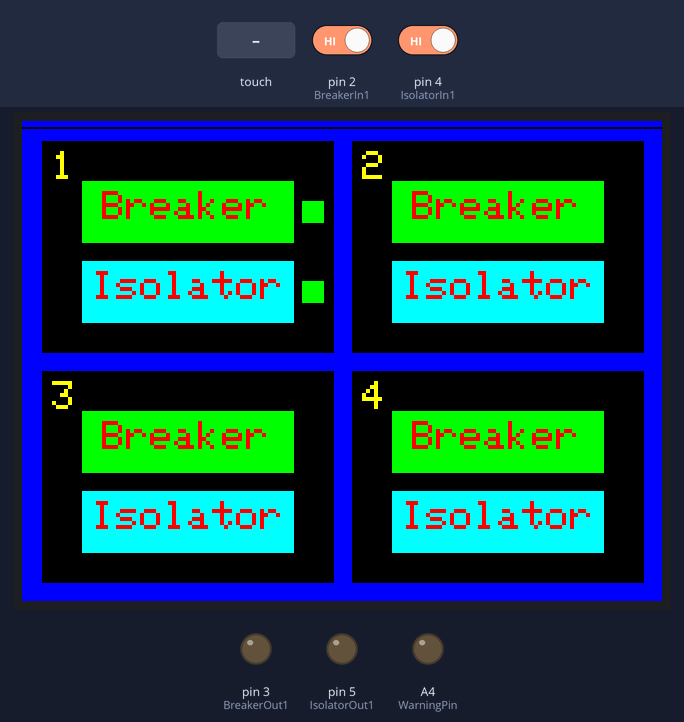
A sketch run on a simulated Arduino Uno, built with avr-gcc and run on an emulated ATmega328P. On the bench: 320×240 colour display, output pins drawn as LEDs (lit = HIGH). The inputs (shaded band) are chosen by the test bench; at power-on: pin 2 (BreakerIn1) HIGH, pin 4 (IsolatorIn1) HIGH.

Above: at 1.5 s.
1.6 s: touch panel pressed at 13 % / 30 % of its raw x / y range
At 2.28 s:
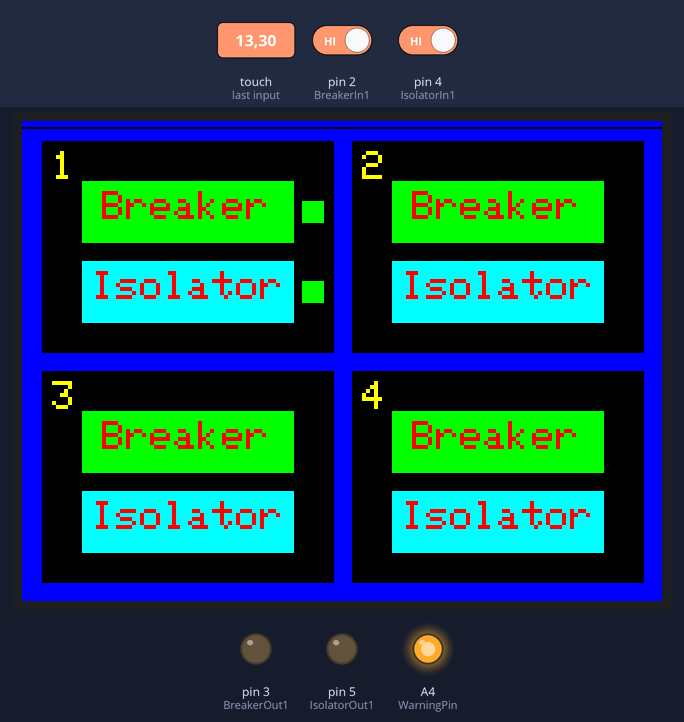
3.9 s: pin 2 (BreakerIn1) driven LOW
At 5.1 s:
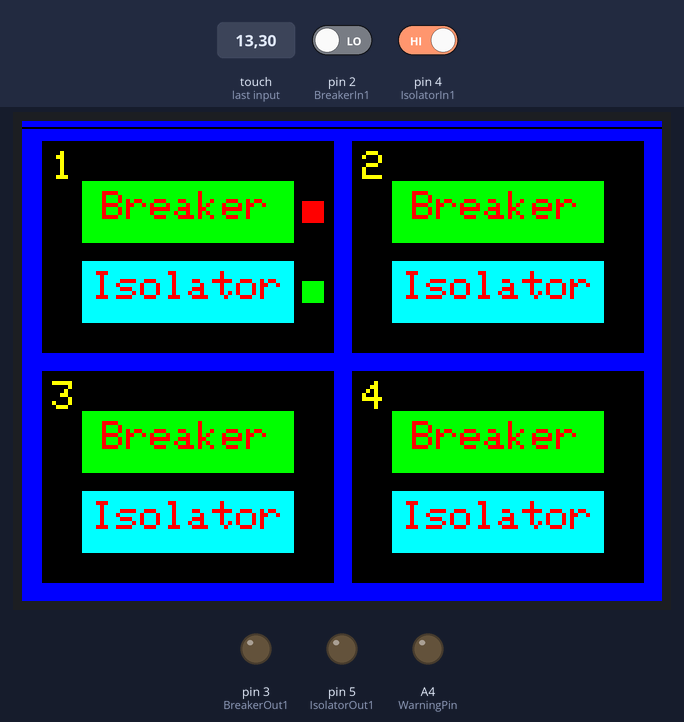
5.4 s: touch panel pressed at 38 % / 30 % of its raw x / y range
At 5.89 s:
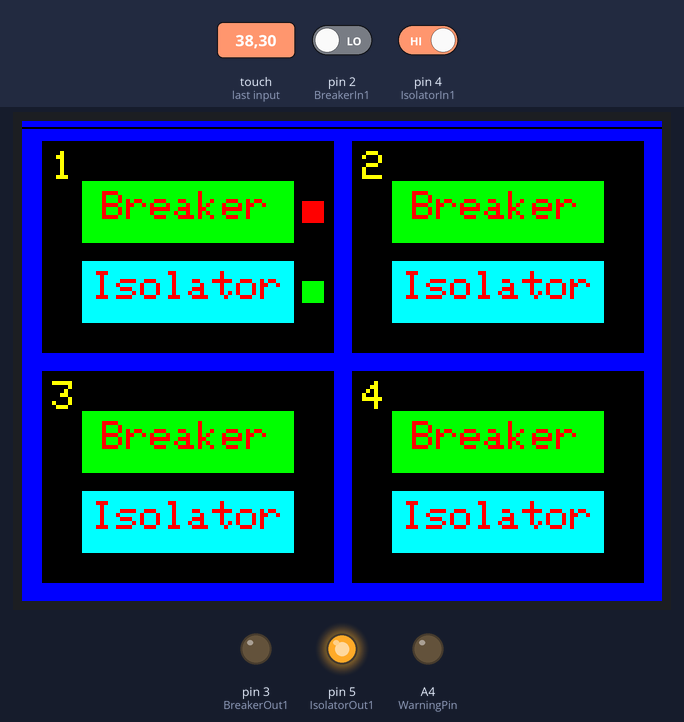
7.5 s: pin 4 (IsolatorIn1) driven LOW
At 8.4 s:
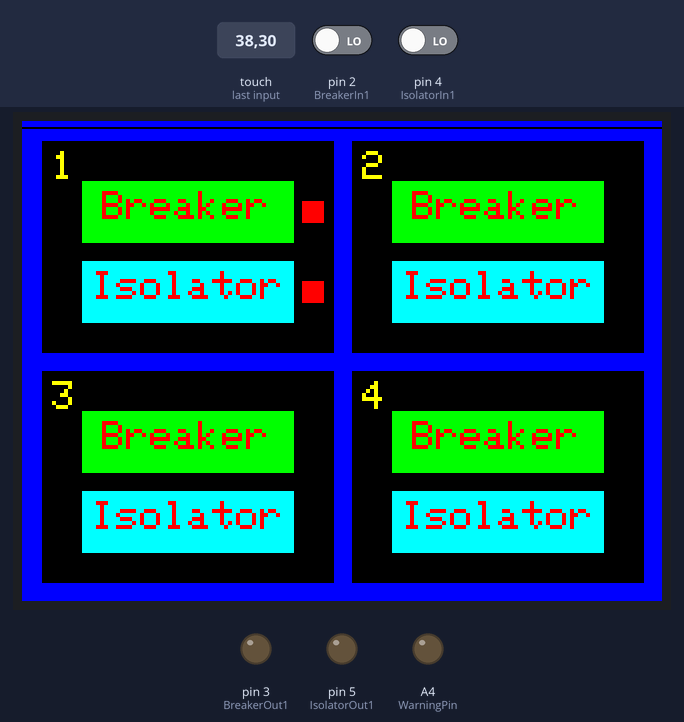
9.0 s: pin 2 (BreakerIn1) driven HIGH
At 9.6 s:
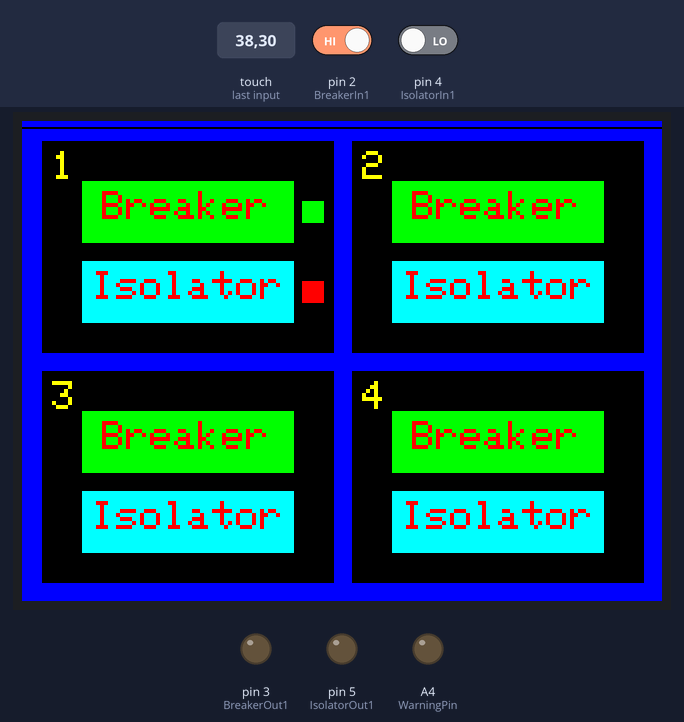
Timing chart, 0 to 12.0 s (numbered marks = the images above; inputs shaded):
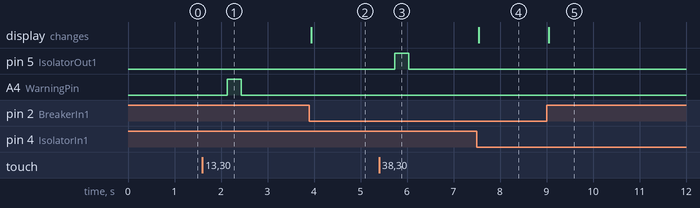

Measured:
- after the input at 1.6 s, A4 (WarningPin): LOW → HIGH after 0.53 s, → LOW 0.30 s later
- after the input at 3.9 s, the display: changes at once (image 2)
- after the input at 5.4 s, pin 5 (IsolatorOut1): LOW → HIGH after 0.34 s, → LOW 0.30 s later
- after the input at 7.5 s, the display: changes after 0.05 s (image 4)
- after the input at 9.0 s, the display: changes after 0.05 s (image 5)

The sketch:

Grid_Remote_Controller_Nano.ino
```cpp
//pin usage as follow:
//             CS  DC/RS  RESET  SDI/MOSI  SDO/MISO  SCK  LED    VCC     GND
//Arduino Uno  A3   A1     A2      11        12      13   A0   5V/3.3V   GND
//            T_IRQ  T_DO  T_DIN  T_CS  T_CLK
//Arduino Uno  6      7      8     9      10

#include <LCDWIKI_SPI.h> //Hardware-specific library
#include <LCDWIKI_TOUCH.h> //touch screen library

//paramters define
#define MODEL ILI9341
#define CS   A3
#define RST  A2
#define DC   A1
#define LED  A0   //if you don't need to control the LED pin,you should set it to -1 and set it to 3.3V

//touch screen paramters define
#define TCLK  10
#define TCS   9
#define TDIN  8
#define TDOUT 7
#define TIRQ  6

//the definiens of hardware spi mode as follow:
LCDWIKI_SPI my_lcd(MODEL,CS,DC,RST,LED); //model,cs,dc,reset,led

//the definiens of touch mode as follow:
LCDWIKI_TOUCH my_touch(TCS,TCLK,TDOUT,TDIN,TIRQ); //tcs,tclk,tdout,tdin,tirq

#define  BLACK   0x0000
#define BLUE    0x001F
#define RED     0xF800
#define GREEN   0x07E0
#define CYAN    0x07FF
#define MAGENTA 0xF81F
#define YELLOW  0xFFE0
#define WHITE   0xFFFF

uint16_t px,py;

void show_string(uint8_t *str, int16_t x, int16_t y, uint8_t csize, uint16_t fc, uint16_t bc, boolean mode)
{
    my_lcd.Set_Text_Mode(mode);
    my_lcd.Set_Text_Size(csize);
    my_lcd.Set_Text_colour(fc);
    my_lcd.Set_Text_Back_colour(bc);
    my_lcd.Print_String(str,x,y);
}

boolean is_pressed(int16_t x1,int16_t y1,int16_t x2,int16_t y2,int16_t px,int16_t py)
{
    if((px > x1 && px < x2) && (py > y1 && py < y2))
    {
        return true;
    }
    else
    {
        return false;
    }
 }

int WarningPin = A4;

int BreakerIn1 = 2;
int BreakerOut1 = 3;

int IsolatorIn1 = 4;
int IsolatorOut1 = 5;

String TouchValue = "";

int Breaker1_State = LOW;
int Isolator1_State = LOW;

void setup(void)
{

pinMode(WarningPin, OUTPUT);

pinMode(BreakerIn1, INPUT);
pinMode(BreakerOut1, OUTPUT);
pinMode(IsolatorIn1, INPUT);
pinMode(IsolatorOut1, OUTPUT);

digitalWrite(WarningPin, LOW);

digitalWrite(BreakerOut1, LOW);
digitalWrite(IsolatorOut1, LOW);

 my_lcd.Init_LCD();
 my_lcd.Set_Rotation(45);
 my_touch.TP_Set_Rotation(2);
 my_touch.TP_Init(my_lcd.Get_Rotation(),my_lcd.Get_Display_Width(),my_lcd.Get_Display_Height());
 my_lcd.Fill_Screen(BLUE);

 my_lcd.Set_Draw_color(0, 0, 0);
 my_lcd.Draw_Fast_HLine(0, 3, my_lcd.Get_Display_Width());

/////////////////////////1st Set////////////////////////////////////

 my_lcd.Set_Draw_color(0, 0, 0);
 my_lcd.Fill_Rectangle(10, 10, 155, 115);
 show_string("1",15,15,2,YELLOW, BLACK,1);
 my_lcd.Set_Draw_color(0, 255, 0);
 my_lcd.Fill_Rectangle(30, 30, 135, 60);               // Breaker1
 show_string("Breaker",40,35,2,RED, BLACK,1);
 my_lcd.Set_Draw_color(0, 255, 255);
 my_lcd.Fill_Rectangle(30, 70, 135, 100);              // Isolator1
 show_string("Isolator",35,75,2,RED, BLACK,1);


 my_lcd.Set_Draw_color(255, 0, 0);
 my_lcd.Fill_Rectangle(140, 40, 150, 50);
 my_lcd.Fill_Rectangle(140, 80, 150, 90);
/////////////////////////2nd Set////////////////////////////////////

 my_lcd.Set_Draw_color(0, 0, 0);
 my_lcd.Fill_Rectangle(165, 10, 310, 115);
 show_string("2",170,15,2,YELLOW, BLACK,1);
 my_lcd.Set_Draw_color(0, 255, 0);
 my_lcd.Fill_Rectangle(185, 30, 290, 60);              // Breaker2
 show_string("Breaker",195,35,2,RED, BLACK,1);
 my_lcd.Set_Draw_color(0, 255, 255);
 my_lcd.Fill_Rectangle(185, 70, 290, 100);             // Isolator2
 show_string("Isolator",190,75,2,RED, BLACK,1);

/////////////////////////3rd Set////////////////////////////////////

 my_lcd.Set_Draw_color(0, 0, 0);
 my_lcd.Fill_Rectangle(10, 125, 155, 230);
 show_string("3",15,130,2,YELLOW, BLACK,1);
 my_lcd.Set_Draw_color(0, 255, 0);
 my_lcd.Fill_Rectangle(30, 145, 135, 175);              // Breaker3
 show_string("Breaker",40,150,2,RED, BLACK,1);
 my_lcd.Set_Draw_color(0, 255, 255);
 my_lcd.Fill_Rectangle(30, 185, 135, 215);              // Isolator3
 show_string("Isolator",35,190,2,RED, BLACK,1);

/////////////////////////4th Set////////////////////////////////////

 my_lcd.Set_Draw_color(0, 0, 0);
 my_lcd.Fill_Rectangle(165, 125, 310, 230);
 show_string("4",170,130,2,YELLOW, BLACK,1);
 my_lcd.Set_Draw_color(0, 255, 0);
 my_lcd.Fill_Rectangle(185, 145, 290, 175);             // Breaker4
 show_string("Breaker",195,150,2,RED, BLACK,1);
 my_lcd.Set_Draw_color(0, 255, 255);
 my_lcd.Fill_Rectangle(185, 185, 290, 215);             // Isolator4
 show_string("Isolator",190,190,2,RED, BLACK,1);

 Serial.begin(9600);


}

void loop(void)
{
  //Serial.read();

  px = 0;
  py = 0;
  my_touch.TP_Scan(0);
  if (my_touch.TP_Get_State()&TP_PRES_DOWN)
  {
    px = my_touch.x;
    py = my_touch.y;
  }

///// Read Breaker1 and Isolator1 state and set the Screen Indicators /////

Breaker1_State = digitalRead(BreakerIn1);
Isolator1_State = digitalRead(IsolatorIn1);

if (Breaker1_State == LOW)
{
    my_lcd.Set_Draw_color(255, 0, 0);
    my_lcd.Fill_Rectangle(140, 40, 150, 50);
}
else if (Breaker1_State == HIGH)
{
    my_lcd.Set_Draw_color(0, 255, 0);
    my_lcd.Fill_Rectangle(140, 40, 150, 50);
}

if (Isolator1_State == LOW)
{
    my_lcd.Set_Draw_color(255, 0, 0);
    my_lcd.Fill_Rectangle(140, 80, 150, 90);
}
else if (Isolator1_State == HIGH)
{
    my_lcd.Set_Draw_color(0, 255, 0);
    my_lcd.Fill_Rectangle(140, 80, 150, 90);
}

////////////////////////////////////////////////////////////////////

/////////////////////////1st Set////////////////////////////////////

  if(is_pressed(30, 30, 135, 60, px, py))
  {
      TouchValue = "Breaker1";
      delay(1);
   }

  if(is_pressed(30, 70, 135, 100, px, py))
  {
       TouchValue = "Isolator1";
       delay(1);
   }

/////////////////////////2nd Set////////////////////////////////////

  if(is_pressed(185, 30, 290, 60, px, py))
  {
       Serial.write("Breaker2");
       delay(300);
   }

  if(is_pressed(185, 70, 290, 100, px, py))
  {
       Serial.write("Isolator2");
       delay(300);
   }

/////////////////////////3rd Set////////////////////////////////////

  if(is_pressed(30, 145, 135, 175, px, py))
  {
       Serial.write("Breaker3");
       delay(300);
   }

  if(is_pressed(30, 185, 135, 215, px, py))
  {
       Serial.write("Isolator3");
       delay(300);
   }

/////////////////////////4th Set////////////////////////////////////

  if(is_pressed(185, 145, 290, 175, px, py))
  {
       Serial.write("Breaker4");
       delay(300);
   }

  if(is_pressed(185, 185, 290, 2150, px, py))
  {
       Serial.write("Isolator4");
       delay(300);
   }


  if (TouchValue == "Breaker1")
    digitalWrite(BreakerOut1, HIGH);
    delay(300);
    digitalWrite(BreakerOut1, LOW);


  if (TouchValue == "Isolator1" && Breaker1_State == HIGH)
  {
    digitalWrite(WarningPin, HIGH);
    delay(300);
    digitalWrite(WarningPin, LOW);
  }
  else if (TouchValue == "Isolator1" && Breaker1_State == LOW)
  {
    digitalWrite(IsolatorOut1, HIGH);
    delay(300);
    digitalWrite(IsolatorOut1, LOW);
  }


    TouchValue = "";
}
```
